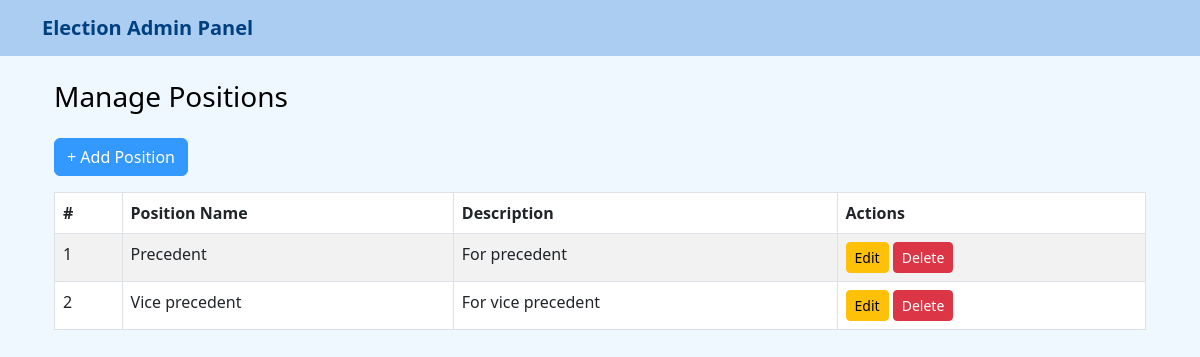
The page /manage/positions/ on the database its author committed.
### core/models.py (models this page shows, shortened)
class BaseModel(models.Model):
    created_user = models.ForeignKey(
        settings.AUTH_USER_MODEL,
        on_delete=models.PROTECT,
        blank=True,
        null=True,
        related_name="%(app_label)s_%(class)s_createdby"
    )
    is_draft = models.BooleanField(_('Is Draft'), default=True)
    is_active = models.BooleanField(_('Is Active'), default=True)
    order = models.CharField(_("Order"), max_length=255, blank=True, null=True)
    display_order = models.CharField(
        _("Display Order"),
        max_length=255,
        blank=True,
        null=True
    )
    is_deleted = models.BooleanField(_('Is Deleted'), default=False)
    created_at = models.DateTimeField(
        _('Created At'),
        auto_now_add=True,
        null=True
    )
    update_user = models.ForeignKey(
        settings.AUTH_USER_MODEL,
        on_delete=models.SET_NULL,
        blank=True,
        null=True,
        related_name=(
            "%(app_label)s_%(class)s_updated"
        )
    )
    last_updated = models.DateTimeField(
        _('Last Updated'), auto_now=True, null=True
    )
    deleted_user = models.ForeignKey(
        settings.AUTH_USER_MODEL,
        on_delete=models.SET_NULL,
        blank=True,
        null=True,
        related_name="%(app_label)s_%(class)s_deleted"
    )
    deleted_at = models.DateTimeField(_('Deleted At'), blank=True, null=True)
    class Meta:
        abstract = True

class Position(BaseModel):
    title = models.CharField(max_length=100)
    description = models.TextField(blank=True, null=True)
    total_seats = models.PositiveIntegerField(default=1)

### core/views/positions.py (the view)
# urls.py: path('manage/positions/', PositionListView.as_view(), name='position_list'),
class PositionListView(ListView):
    model = Position
    template_name = 'positions/position_list.html'
    context_object_name = 'positions'

### core/templates/positions/position_list.html
{% extends 'dashboard/ebase.html' %}
{% block content %}
<div class="container mt-4">
    <h3 class="mb-4">Manage Positions</h3>
    <a href="{% url 'position_add' %}" class="btn btn-primary mb-3">+ Add Position</a>
    <table class="table table-bordered table-striped">
        <thead>
            <tr>
                <th>#</th>
                <th>Position Name</th>
                <th>Description</th>
                <th>Actions</th>
            </tr>
        </thead>
        <tbody>
            {% for position in positions %}
            <tr>
                <td>{{ forloop.counter }}</td>
                <td>{{ position.title }}</td>
                <td>{{ position.description|default:"N/A" }}</td>
                <td>
                    <a href="{% url 'position_edit' position.pk %}" class="btn btn-sm btn-warning">Edit</a>
                    <a href="{% url 'position_delete' position.pk %}" class="btn btn-sm btn-danger">Delete</a>
                </td>
            </tr>
            {% empty %}
            <tr>
                <td colspan="4" class="text-center">No positions found.</td>
            </tr>
            {% endfor %}
        </tbody>
    </table>
</div>
{% endblock %}

### core/templates/dashboard/ebase.html (style rules this page uses)
body { background-color: #f0f8ff; color: #000; }
a, a:hover { color: #004080; }
.btn-primary { background-color: #3399ff; border-color: #3399ff; }

### rows shown on the page
Position: title "Precedent", description "For precedent"
Position: title "Vice precedent", description "For vice precedent"
